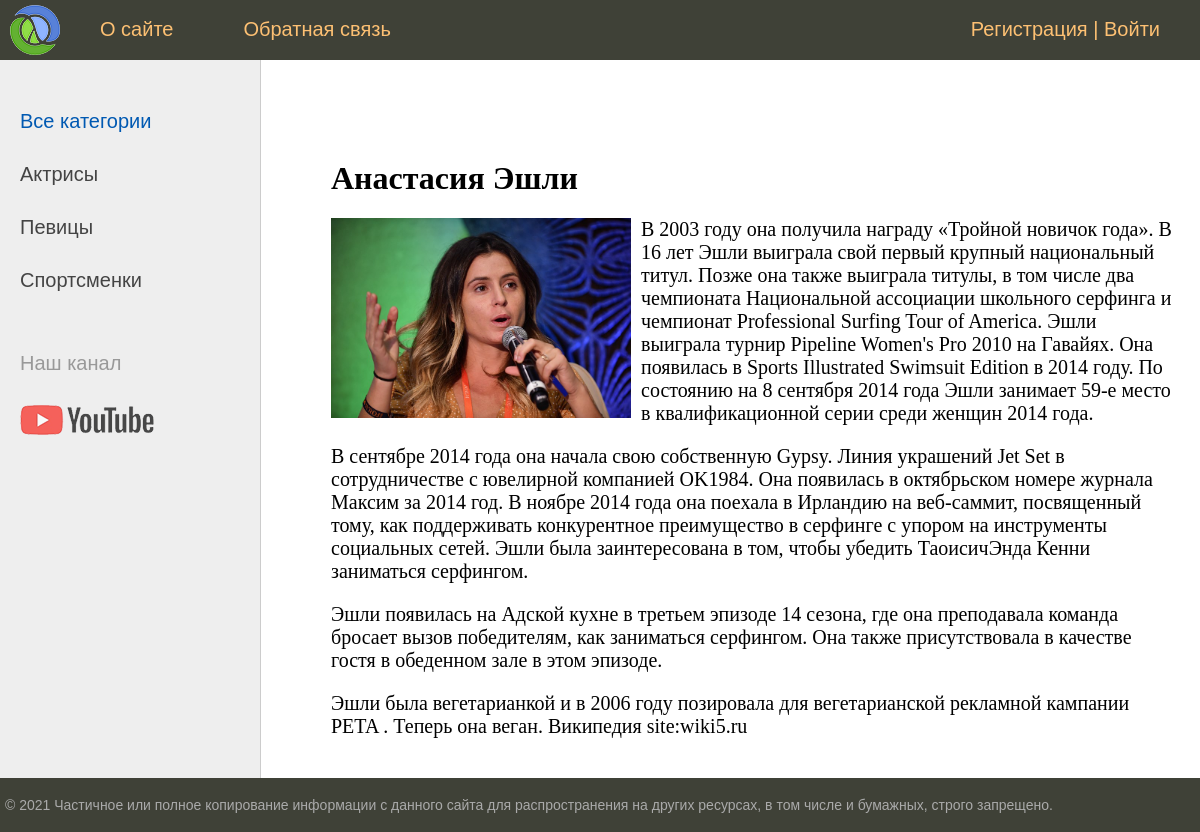
The page /post/anastasiya-eshli/ on the database its author committed.
### women/models.py (models this page shows, shortened)
class Category(models.Model):
    name = models.CharField(max_length=100, db_index=True, verbose_name='Категория')
    slug = models.SlugField(max_length=255, unique=True, db_index=True, verbose_name='URL')
    def __str__(self):
        return self.name
    def get_absolute_url(self):
        return reverse('category', kwargs={'cat_slug': self.slug})
    class Meta:
        verbose_name = 'Категория'
        verbose_name_plural = 'Категории'
        ordering = ['id']

class Women(models.Model):
    title = models.CharField(max_length=255, verbose_name='Заголовок')
    slug = models.SlugField(max_length=255, unique=True, db_index=True, verbose_name='URL')
    content = models.TextField(blank=True, verbose_name='Текст статьи')
    photo = models.ImageField(upload_to='photos/%Y/%m/%d/', verbose_name='Фото')
    time_create = models.DateTimeField(auto_now_add=True, verbose_name='Время создания')
    time_update = models.DateTimeField(auto_now=True, verbose_name='Время изменения')
    is_published = models.BooleanField(default=True, verbose_name='Опубликовано')
    cat = models.ForeignKey('Category', on_delete=models.PROTECT, verbose_name='Категории')
    def __str__(self):
        return self.title
    class Meta:
        verbose_name = 'Известные женщины'
        verbose_name_plural = 'Известные женщины'
        ordering = ['-time_create', 'title']

### women/views.py (the view)
# urls.py: path('post/<slug:post_slug>/', ShowPost.as_view(), name='post'),
class ShowPost(DataMixin, DetailView):
    model = Women
    template_name = 'women/post.html'
    slug_url_kwarg = 'post_slug'
    context_object_name = 'post'
    def get_context_data(self, **kwargs):
        context = super().get_context_data(**kwargs)
        c_def = self.get_user_context(title=context['post'])
        return dict(list(context.items()) + list(c_def.items()))

### women/templatetags/women_tags.py (called while the page is built)
@register.simple_tag(name='getcats')
def get_categories(filter=None):
    if not filter:
        return Category.objects.all()
    else:
        return Category.objects.filter(pk=filter)

### women/utils.py (called while the page is built)
    def get_user_context(self, **kwargs):
        context = kwargs
        cats = cache.get('cats')
        if not cats:
            cats = Category.objects.annotate(Count('women'))
            cache.set('cats', cats, 60)
        user_menu = menu.copy()
        if not self.request.user.is_authenticated:
            user_menu.pop(1)
        context['menu'] = user_menu
        context['cats'] = cats
        if 'cat_selected' not in context:
            context['cat_selected'] = 0
        return context

### women/templates/women/post.html
{% extends 'women/base.html' %}
{% block content %}
<h1>{{ post.title }}</h1>
{% if post.photo %}
<p><img class="img-article-left" src="{{ post.photo.url }}" alt=""></p>
{% endif %}
{{ post.content|linebreaks }}
{% endblock %}

### women/templates/women/base.html (shortened to what this page needs)
{% load static %}
{% load women_tags %}
<!DOCTYPE html>
<html>
<head>
	<link type="text/css" href="{% static 'women/css/style.css' %}" rel="stylesheet" />
</head>
<body>
<table class="table-page" border=0 cellpadding="0" cellspacing="0">
<tr><td valign=top>
{% block mainmenu %}
		<div class="header">
			<ul id="mainmenu" class="mainmenu">
			<li class="logo"><a href="{% url 'home' %}"><div class="logo"></div></a></li>
{% for m in menu %}
			<li><a href="{% url m.url_name %}">{{m.title}}</a></li>
{% endfor %}
			{% if request.user.is_authenticated %}
			<li class="last">{{ user.username }} | <a href="{% url 'logout' %}">Выйти</a></li>
			{% else %}
			<li class="last"><a href="{% url 'register' %}">Регистрация</a> | <a href="{% url 'login' %}">Войти</a></li>
			{% endif %}
			</ul>
		</div>
{% endblock mainmenu %}
<table class="table-content" border=0 cellpadding="0" cellspacing="0">
<tr>
	<td valign="top" class="left-chapters">
	<ul id="leftchapters">
		{% if cat_selected == 0 %}
		<li class="selected">Все категории</li>
		{% else %}
		<li><a href="{% url 'home' %}">Все категории</a></li>
		{% endif %}
		{% for c in cats %}
		{% if c.women__count > 0 %}
			{% if c.pk == cat_selected %}
				<li class="selected">{{ c.name }}</li>
			{% else %}
				<li><a href="{{ c.get_absolute_url }}">{{ c.name }}</a></li>
			{% endif %}
		{% endif %}
		{% endfor %}
		<li class="share">
		<p>Наш канал</p>
		<a class="share-yt" href="https://www.youtube.com/channel/UClJzWfGWuGJL2t-3dYKcHTA/playlists" target="_blank" rel="nofollow"></a>
		</li>
	</ul>
</td>
<td valign="top" class="content">
	<div class="content-text">
{% block content %}
{% endblock %}
	</div>
</td></tr></table>
</td></tr>
<tr><td valign=top>
	<div id="footer">
		<p>&copy; 2021 Частичное или полное копирование информации с данного сайта для распространения на других ресурсах, в том числе и бумажных, строго запрещено.</p>
	</div>
</td></tr></table>
</body>
</html>

### women/static/women/css/style.css (style rules this page uses)
html, body { font-family: 'Arial'; margin: 0; padding: 0; height: 100%; width: 100%; color: #444; }
a { color: #0059b2; text-decoration: none; }
img { max-width: 600px; height: auto; }
img.img-article-left { max-width: 300px; height: auto; float: left; padding: 0 10px 10px 0; }
.table-page { width: 100%; height: 100%; vertical-align: top; }
.table-page tr { height: 100%; }
.header { background: #3F4137; height: 60px; }
.logo { background: url('../images/logo.png') no-repeat 10px 5px; width: 70px; height: 60px; }
ul.mainmenu { list-style: none; margin: 0; padding: 0; height: 60px; color: #fdc073; font-size: 20px; overflow: hidden; }
ul.mainmenu li { float: left; margin: 18px 40px 0 30px; }
ul.mainmenu li.logo { margin: 0; }
ul.mainmenu li.last { float: right; }
ul.mainmenu li a { color: #fdc073; text-decoration: none; }
.table-content { width: 100%; min-height: 100%; height: 100%; }
.left-chapters { margin: 0; background: #eee; border-right: 1px solid #ccc; min-height: 100%; }
.left-chapters ul { width: 230px; min-height: 100%; margin: 0; padding: 20px 10px 10px 20px; list-style: none; font-size: 20px; }
.left-chapters ul li { margin: 30px 0 0 0; color: #999; }
.left-chapters ul li.selected { color: #0059b2; }
.left-chapters ul li a { color: #444; text-decoration: none; }
.left-chapters ul li.share { margin: 60px 0 0 0; }
.left-chapters ul li.share p { margin: 30px 0 30px 0; }
.left-chapters ul li.share a { display: inline-block; width: 40px; height: 40px; margin: 0 20px 0 0; }
.left-chapters ul li.share a.share-yt { width: 100%; height: 30px; background: url('../images/share_yt.png') no-repeat 0 0 }
.content { padding: 40px 20px 20px 40px; width: 100%; box-sizing: border-box; }
.content-text { margin: 60px 0 0 30px; color: #000; font-size: 20px; font-family: Yandex Sans Display Light; }
.content-text h1 { font-size: 32px; }
#footer { box-sizing: border-box; background: #3F4137; padding: 5px; color: #aaa; font-size: 14px; font-family: Verdana, Geneva, Arial, Helvetica; text-align: left; overflow: hidden; }

### rows shown on the page
Category: name "Актрисы"
Category: name "Певицы"
Category: name "Спортсменки"
Women: title "Анастасия Эшли", photo (picture), content "В 2003 году она получила награду «Тройной новичок года». В 16 лет Эшли выиграла свой первый крупный национальный титул. Позже она также выиграла титулы, в том числе два чемпионата Национальной ассоциации школьного серфинга и чемпионат Professional Surfing Tour of America. Эшли выиграла турнир Pipeline Women's Pro 2010 на Гавайях. Она появилась в Sports Illustrated Swimsuit Edition в 2014 году. По состоянию на 8 сентября 2014 года Эшли занимает 59-е место в квалификационной серии среди женщин 2014 года. В сентябре 2014 года она начала свою собственную Gypsy. Линия украшений Jet Set в сотрудничестве с ювелирной компанией OK1984. Она появилась в октябрьском номере журнала Максим за 2014 год. В…"

### other values the page prints
{{ m.title }} "О сайте" "Обратная связь"
